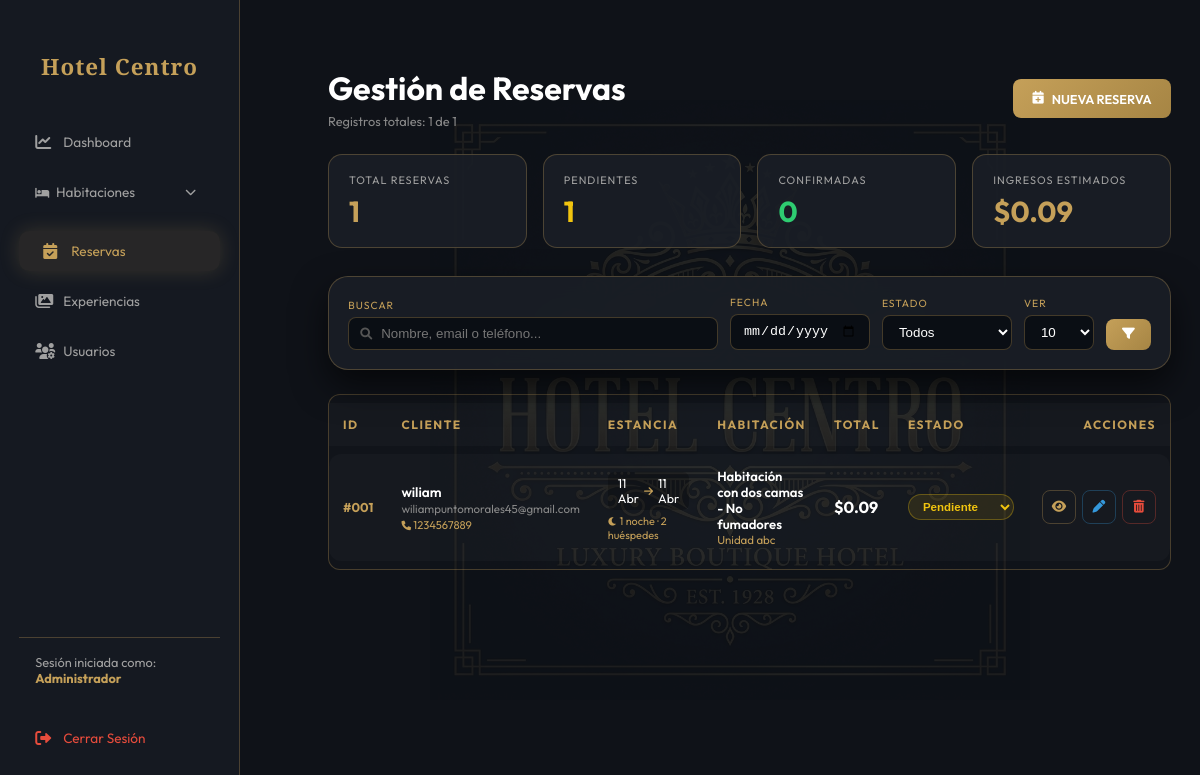
The app's page /?action=admin-reservas (signed in), older data.
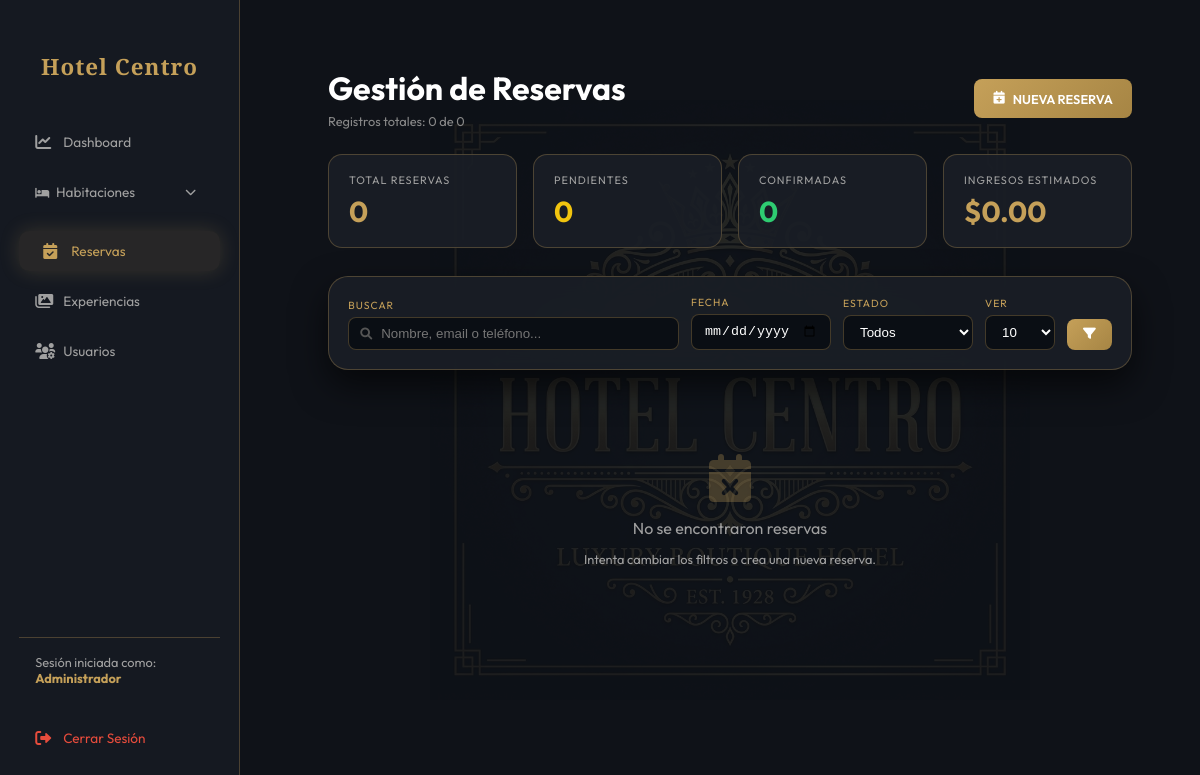
The same page, newer data.
### tables this page shows
CREATE TABLE `reservas` (
  `id` int(11) NOT NULL AUTO_INCREMENT,
  `habitacion_id` int(11) DEFAULT NULL,
  `nombre_cliente` varchar(100) NOT NULL,
  `email_cliente` varchar(100) NOT NULL,
  `telefono_cliente` varchar(20) DEFAULT NULL,
  `idioma` varchar(10) DEFAULT 'es',
  `fecha_entrada` date NOT NULL,
  `fecha_salida` date NOT NULL,
  `num_huespedes` int(11) DEFAULT 1,
  `total` decimal(10,2) NOT NULL,
  `moneda` varchar(5) DEFAULT 'USD',
  `estado` enum('pendiente','confirmada','cancelada') DEFAULT 'pendiente',
  `cupon_codigo` varchar(20) DEFAULT NULL,
  `descuento_aplicado` int(11) DEFAULT 0,
  `notas` text DEFAULT NULL,
  `created_at` timestamp NOT NULL DEFAULT current_timestamp(),
  PRIMARY KEY (`id`),
  KEY `habitacion_id` (`habitacion_id`),
  CONSTRAINT `reservas_ibfk_1` FOREIGN KEY (`habitacion_id`) REFERENCES `habitaciones` (`id`)
);

CREATE TABLE `habitaciones` (
  `id` int(11) NOT NULL AUTO_INCREMENT,
  `tipo` varchar(50) NOT NULL COMMENT 'Tipo de habitaciÔö£Ôöén (Single, Queen, etc.)',
  `numero` varchar(10) NOT NULL COMMENT 'NÔö£Ôòæmero de habitaciÔö£Ôöén ej: 101',
  `nombre` varchar(120) NOT NULL,
  `descripcion` text DEFAULT NULL,
  `precio` decimal(10,2) NOT NULL,
  `estado` enum('disponible','ocupado','mantenimiento') DEFAULT 'disponible',
  `imagen` varchar(255) DEFAULT NULL,
  `caracteristicas` longtext DEFAULT NULL CHECK (json_valid(`caracteristicas`)),
  `created_at` timestamp NOT NULL DEFAULT current_timestamp(),
  PRIMARY KEY (`id`),
  UNIQUE KEY `uq_numero` (`numero`)
);

### controllers/AdminController.php (called while the page is built, shortened)
<?php
class AdminController {
    public function reservas() {
        require_once 'views/admin/reservas.php';
    }
}
?>

### views/admin/reservas.php (the view, shortened to what the rows shown need)
<?php
$db = (new Database())->getConnection();
$limit = isset($_GET['limit']) ? intval($_GET['limit']) : 10;
$page = isset($_GET['page']) ? intval($_GET['page']) : 1;
$offset = ($page - 1) * $limit;
$where = "WHERE 1=1";
$params = [];
$query = "
    SELECT r.*, h.nombre AS room_name, h.numero AS room_num, h.tipo AS room_tipo, h.precio AS room_price
    FROM reservas r
    JOIN habitaciones h ON r.habitacion_id = h.id
    $where
    ORDER BY r.created_at DESC
    LIMIT $limit OFFSET $offset
";
$stmt = $db->prepare($query);
$stmt->execute($params);
$reservas = $stmt->fetchAll(PDO::FETCH_ASSOC);
$meses_es = ['', 'Ene', 'Feb', 'Mar', 'Abr', 'May', 'Jun', 'Jul', 'Ago', 'Sep', 'Oct', 'Nov', 'Dic'];
include_once "views/layouts/admin_header.php";
?>
<div class="admin-container" style="color: white; padding: 20px;">
    <div style="display: flex; justify-content: space-between; align-items: center; margin-bottom: 25px; flex-wrap: wrap; gap: 15px;">
        <div>
            <h2 class="serif gold-text" style="font-size: clamp(1.4rem, 4vw, 2rem); margin: 0;">Gestión de Reservas</h2>
        </div>
    </div>
    <?php if (empty($reservas)): ?>
    <div class="empty-state">
        <i class="fas fa-calendar-xmark"></i>
        <p style="font-size: 1rem; margin-bottom: 5px;">No se encontraron reservas</p>
        <p style="font-size: 0.8rem;">Intenta cambiar los filtros o crea una nueva reserva.</p>
    </div>
    <?php else: ?>
    <div class="admin-table-container">
        <table style="width: 100%;">
            <thead style="background: rgba(255, 255, 255, 0.02);">
                <tr>
                    <th style="padding: 14px;">ID</th>
                    <th style="padding: 14px;">Cliente</th>
                    <th style="padding: 14px;">Estancia</th>
                    <th style="padding: 14px;">Habitación</th>
                    <th style="padding: 14px;">Total</th>
                    <th style="padding: 14px;">Estado</th>
                    <th style="padding: 14px; text-align: right;">Acciones</th>
                </tr>
            </thead>
            <tbody>
                <?php foreach ($reservas as $res):
                    $fi = date('d', strtotime($res['fecha_entrada'])) . ' ' . $meses_es[intval(date('n', strtotime($res['fecha_entrada'])))];
                    $fo = date('d', strtotime($res['fecha_salida'])) . ' ' . $meses_es[intval(date('n', strtotime($res['fecha_salida'])))];
                    $nights = max(1, (strtotime($res['fecha_salida']) - strtotime($res['fecha_entrada'])) / 86400);
                    $status_class = 'status-' . $res['estado'];
                ?>
                <tr style="border-bottom: 1px solid rgba(255, 255, 255, 0.05);" id="row-<?php echo $res['id']; ?>">
                    <td style="padding: 14px;">
                        <span style="font-weight: 700; color: var(--primary);">#<?php echo str_pad($res['id'], 3, '0', STR_PAD_LEFT); ?></span>
                    </td>
                    <td style="padding: 14px;">
                        <div class="client-name"><?php echo htmlspecialchars($res['nombre_cliente']); ?></div>
                        <div class="client-email"><?php echo htmlspecialchars($res['email_cliente']); ?></div>
                        <?php if ($res['telefono_cliente']): ?>
                        <div class="client-phone"><i class="fas fa-phone" style="font-size: 0.6rem;"></i> <?php echo htmlspecialchars($res['telefono_cliente']); ?></div>
                        <?php endif; ?>
                    </td>
                    <td style="padding: 14px;">
                        <div class="date-badge">
                            <?php echo $fi; ?> <span class="date-arrow"><i class="fas fa-arrow-right"></i></span> <?php echo $fo; ?>
                        </div>
                        <div class="nights-badge">
                            <i class="fas fa-moon" style="font-size: 0.6rem;"></i>
                            <?php echo intval($nights); ?> noche<?php echo intval($nights) != 1 ? 's' : ''; ?> · <?php echo $res['num_huespedes']; ?> huésped<?php echo $res['num_huespedes'] > 1 ? 'es' : ''; ?>
                        </div>
                    </td>
                    <td style="padding: 14px;">
                        <div style="font-size: 0.82rem; font-weight: 600;"><?php echo htmlspecialchars($res['room_name']); ?></div>
                        <div style="font-size: 0.72rem; color: var(--primary);">Unidad <?php echo $res['room_num']; ?></div>
                    </td>
                    <td style="padding: 14px;">
                        <div style="font-weight: 700; font-size: 1rem;">$<?php echo number_format($res['total'], 2); ?></div>
                    </td>
                    <td style="padding: 14px;">
                        <form method="POST" style="display: inline;">
                            <select name="estado" onchange="this.form.submit()" class="status-select <?php echo $status_class; ?>">
                                <option value="pendiente" <?php echo $res['estado'] == 'pendiente' ? 'selected' : ''; ?>>Pendiente</option>
                            </select>
                        </form>
                    </td>
                    <td style="padding: 14px;">
                        <div class="action-group">
                            <button class="btn-action view" onclick="toggleDetail(<?php echo $res['id']; ?>)" title="Ver detalles">
                                <i class="fas fa-eye"></i>
                            </button>
                            <button class="btn-action edit" onclick='openEditModal(<?php echo json_encode($res, JSON_HEX_APOS | JSON_HEX_QUOT); ?>)' title="Editar">
                                <i class="fas fa-pen"></i>
                            </button>
                            <button class="btn-action delete" onclick="confirmDeleteReserva(<?php echo $res['id']; ?>)" title="Eliminar">
                                <i class="fas fa-trash-alt"></i>
                            </button>
                        </div>
                    </td>
                </tr>
                <?php endforeach; ?>
            </tbody>
        </table>
    </div>
    <?php endif; ?>
</div>
<?php include_once "views/layouts/admin_footer.php"; ?>

Row changes from the older to the newer data that the page shows:
removed reservas: id "001", nombre_cliente "wiliam", email_cliente "wiliampuntomorales45@gmail.com", telefono_cliente "1234567889", fecha_entrada "11 Abr", fecha_salida "11 Abr", nights "1", num_huespedes "2", habitacion.nombre "Habitación con dos camas - No fumadores", habitacion.numero "abc", total "0.09", estado "Pendiente"
Text that changed along with them:
$total_rows: "1" → "0"
$stats_total: "1" → "0"
$stats_pending: "1" → "0"
$stats_revenue: "0.09" → "0.00"
text no longer shown: "ID CLIENTE ESTANCIA HABITACIÓN TOTAL ESTADO ACCIONES"
text now shown: "No se encontraron reservas Intenta cambiar los filtros o crea una nueva reserva."
